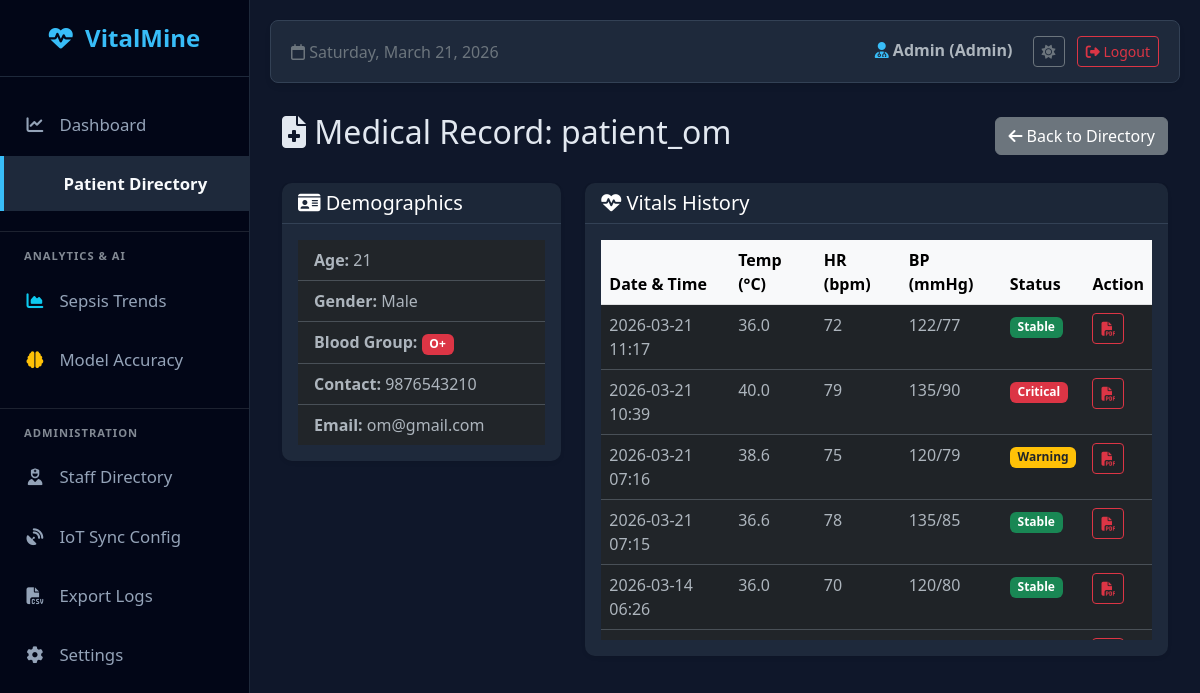
The app's page /patient_file/4 (signed in), older data.
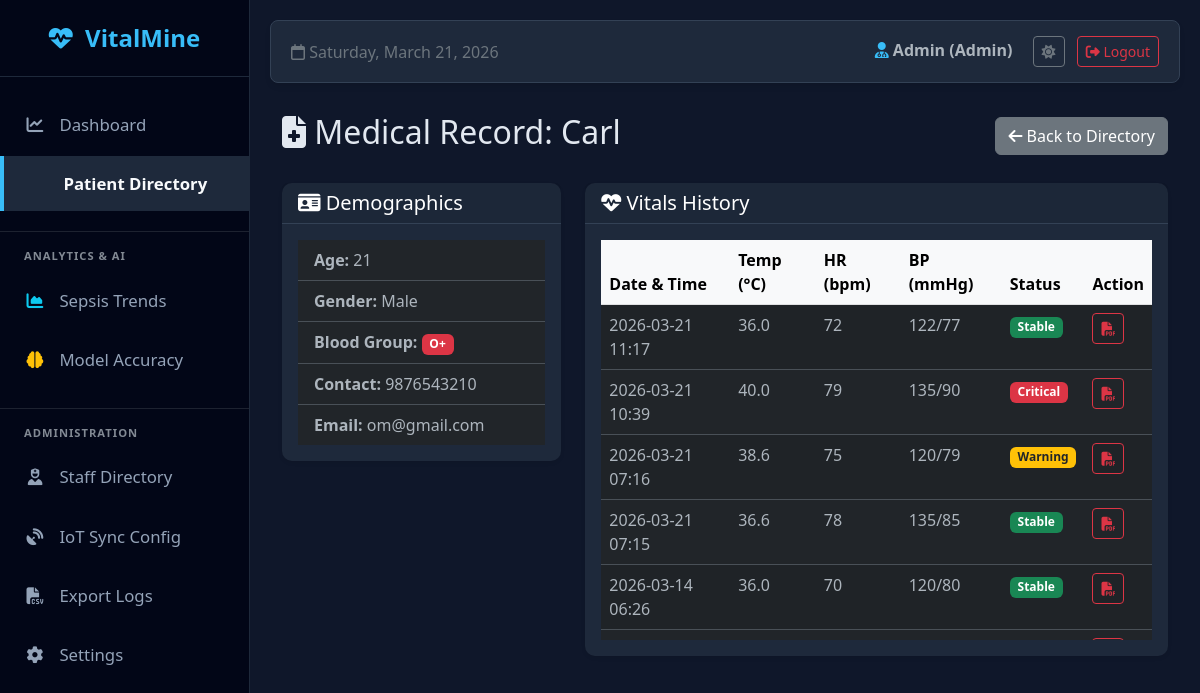
The same page, newer data.
### models.py (models this page shows)
class User(UserMixin, db.Model):
    id = db.Column(db.Integer, primary_key=True)
    username = db.Column(db.String(100), unique=True, nullable=False)
    email = db.Column(db.String(120), unique=True, nullable=True)
    password = db.Column(db.String(100), nullable=False)
    role = db.Column(db.String(20), nullable=False, default="patient")
    age = db.Column(db.Integer, nullable=True)
    gender = db.Column(db.String(20), nullable=True)
    blood_group = db.Column(db.String(10), nullable=True)
    contact = db.Column(db.String(20), nullable=True)
    emp_id = db.Column(db.String(50), nullable=True)
    department = db.Column(db.String(50), nullable=True)
    entries = db.relationship("Entry", backref="author", lazy=True)

class Entry(db.Model):
    id = db.Column(db.Integer, primary_key=True)
    user_id = db.Column(db.Integer, db.ForeignKey("user.id"), nullable=True)
    name = db.Column(db.String(100), nullable=False)
    temp = db.Column(db.Float, nullable=False)
    hr = db.Column(db.Integer, nullable=False)
    rr = db.Column(db.Integer, nullable=False)
    sys_bp = db.Column(db.Integer, nullable=True)
    dia_bp = db.Column(db.Integer, nullable=True)
    status = db.Column(db.String(20), nullable=False)
    advice = db.Column(db.String(200), nullable=True)
    timestamp = db.Column(db.DateTime, default=datetime.utcnow)

### app.py (the view)
@app.route("/patient_file/<int:patient_id>")
@login_required
def patient_file(patient_id):
    if current_user.role not in ["doctor", "nurse", "admin"]:
        flash("Access Denied.", "danger")
        return redirect(url_for("home"))
    patient = db.session.get(User, patient_id)
    if not patient or patient.role != "patient":
        return "Patient not found", 404
    history = (
        Entry.query.filter_by(user_id=patient_id).order_by(Entry.timestamp.desc()).all()
    )
    return render_template("patient_file.html", patient=patient, history=history)

### app.py (called while the page is built)
@login_manager.user_loader
def load_user(user_id):
    return db.session.get(User, int(user_id))

### templates/patient_file.html
{% extends "base.html" %} {% block content %}
<div class="container mt-4">
  <div class="d-flex justify-content-between align-items-center mb-4">
    <h2>
      <i class="fa-solid fa-file-medical"></i> Medical Record: {{
      patient.username }}
    </h2>
    <a href="/patients" class="btn btn-secondary"
      ><i class="fa-solid fa-arrow-left"></i> Back to Directory</a
    >
  </div>
  <div class="row">
    <div class="col-md-4 mb-4">
      <div class="card shadow-sm border-0">
        <div class="card-header bg-dark text-white">
          <h5 class="mb-0"><i class="fa-solid fa-id-card"></i> Demographics</h5>
        </div>
        <div class="card-body">
          <ul class="list-group list-group-flush">
            <li class="list-group-item">
              <strong>Age:</strong> {{ patient.age or 'N/A' }}
            </li>
            <li class="list-group-item">
              <strong>Gender:</strong> {{ patient.gender or 'N/A' }}
            </li>
            <li class="list-group-item">
              <strong>Blood Group:</strong>
              <span class="badge bg-danger"
                >{{ patient.blood_group or 'N/A' }}</span
              >
            </li>
            <li class="list-group-item">
              <strong>Contact:</strong> {{ patient.contact or 'N/A' }}
            </li>
            <li class="list-group-item">
              <strong>Email:</strong> {{ patient.email or 'N/A' }}
            </li>
          </ul>
        </div>
      </div>
    </div>
    <div class="col-md-8 mb-4">
      <div class="card shadow-sm border-0">
        <div class="card-header bg-primary text-white">
          <h5 class="mb-0">
            <i class="fa-solid fa-heart-pulse"></i> Vitals History
          </h5>
        </div>
        <div class="card-body">
          {% if history %}
          <div
            class="table-responsive"
            style="max-height: 400px; overflow-y: auto"
          >
            <table class="table table-hover table-striped">
              <thead
                class="table-light"
                style="position: sticky; top: 0; z-index: 1"
              >
                <tr>
                  <th>Date & Time</th>
                  <th>Temp (°C)</th>
                  <th>HR (bpm)</th>
                  <th>BP (mmHg)</th>
                  <th>Status</th>
                  <th>Action</th>
                </tr>
              </thead>
              <tbody>
                {% for entry in history %}
                <tr>
                  <td>{{ entry.timestamp.strftime('%Y-%m-%d %H:%M') }}</td>
                  <td>{{ entry.temp }}</td>
                  <td>{{ entry.hr }}</td>
                  <td>{{ entry.sys_bp }}/{{ entry.dia_bp }}</td>
                  <td>
                    {% if entry.status == 'High' or entry.status == 'Critical'
                    %}
                    <span class="badge bg-danger">Critical</span>
                    {% elif entry.status == 'Warning' %}
                    <span class="badge bg-warning text-dark">Warning</span>
                    {% else %}
                    <span class="badge bg-success">Stable</span>
                    {% endif %}
                  </td>
                  <td>
                    <a
                      href="{{ url_for('generate_pdf', entry_id=entry.id) }}"
                      class="btn btn-sm btn-outline-danger"
                    >
                      <i class="fa-solid fa-file-pdf"></i>
                    </a>
                  </td>
                </tr>
                {% endfor %}
              </tbody>
            </table>
          </div>
          {% else %}
          <div class="alert alert-secondary text-center">
            No vitals history recorded for this patient yet.
          </div>
          {% endif %}
        </div>
      </div>
    </div>
  </div>
</div>
{% endblock %}

### templates/base.html (shortened to what this page needs)
<!doctype html>
<html lang="en" data-bs-theme="dark">
  <head>
    <link
      href="https://cdn.jsdelivr.net/npm/bootstrap@5.3.0/dist/css/bootstrap.min.css"
      rel="stylesheet"
    />
    <link
      rel="stylesheet"
      href="https://cdnjs.cloudflare.com/ajax/libs/font-awesome/6.4.0/css/all.min.css"
    />
    <link
      rel="stylesheet"
      href="https://cdn.datatables.net/1.13.6/css/dataTables.bootstrap5.min.css"
    />
  </head>
  <body>
    {% if current_user.is_authenticated %}
    <div class="sidebar">
      <div class="brand"><i class="fa-solid fa-heart-pulse"></i> VitalMine</div>
      <ul class="nav flex-column mb-auto mt-2">
        {% if current_user.role in ['admin', 'doctor'] %}
        <li class="nav-item mb-1">
          <a
            href="{{ url_for('home') }}"
            class="{% if request.path == '/' %}active fw-bold{% endif %}"
          >
            <i class="fa-solid fa-chart-line"></i> Dashboard
          </a>
        </li>
        {% endif %}  {% if current_user.role in ['admin', 'doctor', 'nurse'] %}
        <li class="nav-item mb-1">
          <a
            href="{{ url_for('patients_directory') }}"
            class="{% if '/patient' in request.path %}active fw-bold{% endif %}"
          >
             Patient Directory
          </a>
        </li>
        {% endif %} {% if current_user.role != 'patient' %}
        <hr class="text-secondary my-3 border-secondary" />
        <small
          class="text-muted fw-bold px-4 mb-2 d-block"
          style="font-size: 0.7rem; letter-spacing: 1px"
          >ANALYTICS & AI</small
        >
        <li class="nav-item mb-1">
          <a
            href="/trends"
            class="{% if request.path == '/trends' %}active fw-bold{% endif %}"
          >
            <i class="fa-solid fa-chart-area text-info"></i> Sepsis Trends
          </a>
        </li>
        <li class="nav-item mb-1">
          <a
            href="/model_accuracy"
            class="{% if request.path == '/model_accuracy' %}active fw-bold{% endif %}"
          >
            <i class="fa-solid fa-brain text-warning"></i> Model Accuracy
          </a>
        </li>
        <hr class="text-secondary my-3 border-secondary" />
        <small
          class="text-muted fw-bold px-4 mb-2 d-block"
          style="font-size: 0.7rem; letter-spacing: 1px"
          >ADMINISTRATION</small
        >
        <li class="nav-item mb-1">
          <a
            href="/staff"
            class="{% if request.path == '/staff' %}active fw-bold{% endif %}"
          >
            <i class="fa-solid fa-user-nurse"></i> Staff Directory
          </a>
        </li>
        <li class="nav-item mb-1">
          <a
            href="/iot_config"
            class="{% if request.path == '/iot_config' %}active fw-bold{% endif %}"
          >
            <i class="fa-solid fa-satellite-dish"></i> IoT Sync Config
          </a>
        </li>
        {% if current_user.role == 'admin' %}
        <li class="nav-item mb-1">
          <a href="{{ url_for('export_data') }}">
            <i class="fa-solid fa-file-csv"></i> Export Logs
          </a>
        </li>
        {% endif %}
        <li class="nav-item mb-1">
          <a
            href="/settings"
            class="{% if request.path == '/settings' %}active fw-bold{% endif %}"
          >
            <i class="fa-solid fa-gear"></i> Settings
          </a>
        </li>
        {% endif %}
      </ul>
    </div>
    {% endif %}
    <div
      class="main-content"
    >
      {% if current_user.is_authenticated %}
      <div class="top-navbar">
        <div class="text-secondary">
          <i class="fa-regular fa-calendar"></i> <span id="currentDate"></span>
        </div>
        <div>
          <span class="fw-bold me-3 text-body">
            <i
              class="fa-solid fa-user-doctor"
              style="color: var(--vm-accent)"
            ></i>
            {{ current_user.username | capitalize }} ({{ current_user.role |
            capitalize }})
          </span>
          <button
            id="theme-toggle"
            class="btn btn-sm btn-outline-secondary me-2"
          >
            <i id="theme-icon" class="fa-solid fa-moon"></i>
          </button>
          <a
            href="{{ url_for('logout') }}"
            class="btn btn-sm btn-outline-danger"
            ><i class="fa-solid fa-right-from-bracket"></i> Logout</a
          >
        </div>
      </div>
      {% endif %}  {% block content %}{% endblock %}
    </div>
  </body>
</html>

### templates/base.html (style rules this page uses)
:root { --vm-bg: #f4f7f6; --vm-sidebar-bg: #1d2b36; --vm-sidebar-border: #2c3e50; --vm-card-bg: #ffffff; --vm-card-border: #e3e6f0; --vm-text-main: #5a5c69; --vm-text-muted: #858796; --vm-topbar-bg: #ffffff; --vm-grid-line: #e9ecef; --vm-organ-base: #e9ecef; --vm-organ-stroke: #ced4da; --vm-accent: #4db8ff; }
[data-bs-theme="dark"] { --vm-bg: #0f172a; --vm-sidebar-bg: #020617; --vm-sidebar-border: #1e293b; --vm-card-bg: #1e293b; --vm-card-border: #334155; --vm-text-main: #e2e8f0; --vm-text-muted: #94a3b8; --vm-topbar-bg: #1e293b; --vm-grid-line: #1e293b; --vm-organ-base: #334155; --vm-organ-stroke: #475569; --vm-accent: #38bdf8; }
body { background-color: var(--vm-bg); font-family: "Segoe UI", Tahoma, Geneva, Verdana, sans-serif; overflow-x: hidden; color: var(--vm-text-main); transition: background-color 0.3s, color 0.3s; }
.sidebar { height: 100vh; width: 250px; position: fixed; top: 0; left: 0; background-color: var(--vm-sidebar-bg); padding-top: 20px; border-right: 1px solid var(--vm-sidebar-border); z-index: 1000; transition: background-color 0.3s; }
.sidebar .brand { font-size: 1.5rem; font-weight: bold; text-align: center; padding-bottom: 20px; border-bottom: 1px solid var(--vm-sidebar-border); margin-bottom: 20px; color: var(--vm-accent); }
.sidebar a { padding: 15px 25px; text-decoration: none; font-size: 1.05rem; color: #94a3b8; display: block; transition: 0.3s; }
.sidebar a:hover, .sidebar a.active { color: #f8fafc; background-color: var(--vm-sidebar-border); border-left: 4px solid var(--vm-accent); }
.sidebar i { margin-right: 10px; width: 20px; text-align: center; }
.main-content { margin-left: 250px; padding: 20px; min-height: 100vh; }
.top-navbar { background-color: var(--vm-topbar-bg); border-radius: 8px; padding: 15px 20px; border: 1px solid var(--vm-card-border); box-shadow: 0 4px 6px -1px rgba(0, 0, 0, 0.1); margin-bottom: 30px; display: flex; justify-content: space-between; align-items: center; transition: background-color 0.3s; }
.card { background-color: var(--vm-card-bg); border: 1px solid var(--vm-card-border); box-shadow: 0 4px 6px -1px rgba(0, 0, 0, 0.1); border-radius: 10px; transition: background-color 0.3s; }
.card-header { background-color: rgba(0, 0, 0, 0.05) !important; border-bottom: 1px solid var(--vm-card-border) !important; }

Row changes from the older to the newer data that the page shows:
changed User "Male": username "patient_om" → "Carl"
